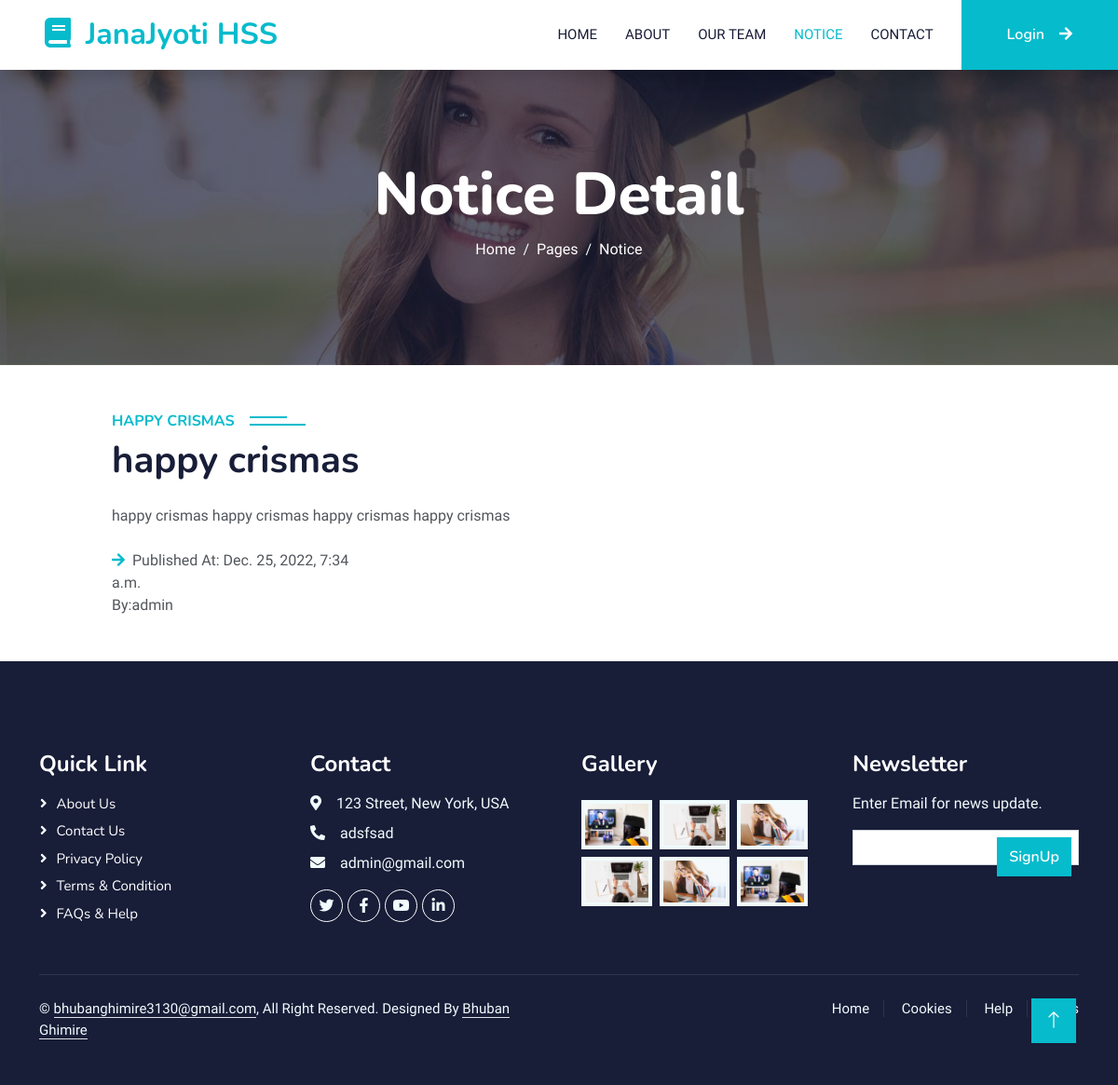
Screenshot of /notice/2/detail with the database file from the repository.
### notice/models.py (models this page shows, shortened)
class Notice(models.Model):
    title = models.CharField(max_length=250)
    sub_title = models.CharField(max_length=250)
    description = models.TextField()
    created_by = models.ForeignKey(User, on_delete=models.CASCADE)
    publish_date = models.DateTimeField()
    created_at = models.DateTimeField(auto_now_add=True)
    updated_at = models.DateTimeField(auto_now=True)
    class Meta:
        ordering = ['-id']

### accounts/models.py (models this page shows, shortened)
class User(AbstractBaseUser, PermissionsMixin):
    id = models.BigAutoField(auto_created=True, primary_key=True, serialize=False, verbose_name='ID')
    email = models.EmailField(max_length=40, unique=True)
    name = models.CharField(max_length=30, blank=True)
    user_type = models.ForeignKey(ConfigChoice, on_delete=models.SET_NULL, null=True, blank=True)
    is_active = models.BooleanField(default=True)
    is_visible = models.BooleanField(default=False)
    is_staff = models.BooleanField(default=False)
    date_joined = models.DateField(auto_now_add=True)
    objects = UserManager()
    USERNAME_FIELD = 'email'
    REQUIRED_FIELDS = ['name']
    class Meta:
        db_table = "login"
        ordering = ('name',)
        verbose_name_plural = "USER"
    def __str__(self):
        return self.name

### administration/models.py (models this page shows, shortened)
class About(models.Model):
    logo = models.ImageField(upload_to="logo")
    about_image = models.ImageField(upload_to="about")
    name = models.TextField(max_length=250)
    description = models.TextField()
    phone = models.TextField()
    email = models.EmailField()
    country = models.CharField(max_length=250)
    district = models.CharField(max_length=250)
    city = models.CharField(max_length=250)
    contact_description = models.TextField()
    created_at = models.DateTimeField(auto_now_add=True)
    updated_at = models.DateTimeField(auto_now=True)
    facebook = models.URLField()
    linkedin = models.URLField(blank=True)
    youtube = models.URLField(blank=True)

### notice/views.py (the view)
# urls.py: path("<int:pk>/detail", views.NoticeDetailView.as_view(), name="notice_detail"),
class NoticeDetailView(DetailView):
    model = Notice
    template_name = "main/noticedetail.html"
    context_object_name = "notice_object"

### notice/forms.py
class SubscriberForm(forms.ModelForm):
    class Meta:
        model = Subscriber
        fields = "__all__"
        labels = {
            "email":"",
        }

### administration/context_processor.py (called while the page is built)
def About(request):
    about=ab.objects.all().first()
    form = SubscriberForm()
    return {'about': about, "form": form}

### templates/main/noticedetail.html
{%  extends 'base.html' %}
{% load widget_tweaks %}
{%  load static %}
 {%  block navbar %}
                <a href="{%  url 'home' %}" class="nav-item nav-link ">Home</a>
                <a href="{% url 'about' %}" class="nav-item nav-link">About</a>
                <a href="{% url 'team' %}" class="nav-item nav-link">Our Team</a>
                <a href="{% url 'notice' %}" class="nav-item nav-link active">Notice</a>
                <a href="{% url 'contact' %}" class="nav-item nav-link">Contact</a>
 {% endblock %}
{%  block body %}
    <div class="container-fluid bg-primary py-5 mb-5 page-header">
        <div class="container py-5">
            <div class="row justify-content-center">
                <div class="col-lg-10 text-center">
                    <h1 class="display-3 text-white animated slideInDown">Notice Detail</h1>
                    <nav aria-label="breadcrumb">
                        <ol class="breadcrumb justify-content-center">
                            <li class="breadcrumb-item"><a class="text-white" href="#">Home</a></li>
                            <li class="breadcrumb-item"><a class="text-white" href="#">Pages</a></li>
                            <li class="breadcrumb-item text-white active" aria-current="page">Notice</li>
                        </ol>
                    </nav>
                </div>
            </div>
        </div>
    </div>
   <section style="margin-left: 10%">
   <div class="col-lg-6 wow fadeInUp" data-wow-delay="0.3s">
                    <h6 class="section-title bg-white text-start text-primary pe-3">{{ notice_object.title }}</h6>
                    <h1 class="mb-4">{{ notice_object.sub_title }}</h1>
                    <p class="mb-4"> {{ notice_object.description }}</p>
                    <div class="row gy-2 gx-4 mb-4">
                        <div class="col-sm-6">
                            <p class="mb-0"><i class="fa fa-arrow-right text-primary me-2"></i>Published At: {{notice_object.publish_date}} <br> By:{{notice_object.created_by}}</p>
                        </div>
                    </div>
                </div>
</section>
{%  endblock %}

### templates/base.html (shortened to what this page needs)
<!DOCTYPE html>
{% load  static %}
{% load crispy_forms_tags %}
<html lang="en">
<head>
    <link href="https://cdnjs.cloudflare.com/ajax/libs/font-awesome/5.10.0/css/all.min.css" rel="stylesheet">
    <link href="https://cdn.jsdelivr.net/npm/bootstrap-icons@1.4.1/font/bootstrap-icons.css" rel="stylesheet">
    <link href="{% static 'lib/animate/animate.min.css' %}" rel="stylesheet">
    <link href="{% static 'lib/owlcarousel/assets/owl.carousel.min.css' %}" rel="stylesheet">
    <link href="{% static 'css/bootstrap.min.css' %}" rel="stylesheet">
    <link href="{% static 'css/style.css' %}" rel="stylesheet">
</head>
<body>
    <nav class="navbar navbar-expand-lg bg-white navbar-light shadow sticky-top p-0">
        <a href="{%  url 'home' %}" class="navbar-brand d-flex align-items-center px-4 px-lg-5">
            <h2 class="m-0 text-primary"><i class="fa fa-book me-3"></i>JanaJyoti HSS</h2>
        </a>
        <div class="collapse navbar-collapse" id="navbarCollapse">
            <div class="navbar-nav ms-auto p-4 p-lg-0">
                {%  block navbar %}
                {% endblock %}
            </div>
            <a href="{%  url 'login' %}" class="btn btn-primary py-4 px-lg-5 d-none d-lg-block">Login<i class="fa fa-arrow-right ms-3"></i></a>
        </div>
    </nav>
 {%  block body %}
    {%  endblock %}
    <div class="container-fluid bg-dark text-light footer pt-5 mt-5 wow fadeIn" data-wow-delay="0.1s">
        <div class="container py-5">
            <div class="row g-5">
                <div class="col-lg-3 col-md-6">
                    <h4 class="text-white mb-3">Quick Link</h4>
                    <a class="btn btn-link" href="">About Us</a>
                    <a class="btn btn-link" href="">Contact Us</a>
                    <a class="btn btn-link" href="">Privacy Policy</a>
                    <a class="btn btn-link" href="">Terms & Condition</a>
                    <a class="btn btn-link" href="">FAQs & Help</a>
                </div>
                <div class="col-lg-3 col-md-6">
                    <h4 class="text-white mb-3">Contact</h4>
                    <p class="mb-2"><i class="fa fa-map-marker-alt me-3"></i>123 Street, New York, USA</p>
                    <p class="mb-2"><i class="fa fa-phone-alt me-3"></i>{{ about.phone }}</p>
                    <p class="mb-2"><i class="fa fa-envelope me-3"></i>{{ about.email }}</p>
                    <div class="d-flex pt-2">
                        <a class="btn btn-outline-light btn-social" href="#" target="_blank"><i class="fab fa-twitter"></i></a>
                        <a class="btn btn-outline-light btn-social" href="{{ about.facebook }}" target="_blank"><i class="fab fa-facebook-f"></i></a>
                        <a class="btn btn-outline-light btn-social" href="{{ about.youtube }}" target="_blank"><i class="fab fa-youtube"></i></a>
                        <a class="btn btn-outline-light btn-social" href="{{ about.linkedin }}" target="_blank"><i class="fab fa-linkedin-in"></i></a>
                    </div>
                </div>
                <div class="col-lg-3 col-md-6">
                    <h4 class="text-white mb-3">Gallery</h4>
                    <div class="row g-2 pt-2">
                        <div class="col-4">
                            <img class="img-fluid bg-light p-1" src="{% static 'img/course-1.jpg' %}" alt="">
                        </div>
                        <div class="col-4">
                            <img class="img-fluid bg-light p-1" src="{% static 'img/course-2.jpg' %}" alt="">
                        </div>
                        <div class="col-4">
                            <img class="img-fluid bg-light p-1" src="{% static 'img/course-3.jpg' %}" alt="">
                        </div>
                        <div class="col-4">
                            <img class="img-fluid bg-light p-1" src="{% static 'img/course-2.jpg' %}" alt="">
                        </div>
                        <div class="col-4">
                            <img class="img-fluid bg-light p-1" src="{% static 'img/course-3.jpg' %}" alt="">
                        </div>
                        <div class="col-4">
                            <img class="img-fluid bg-light p-1" src="{% static 'img/course-1.jpg' %}" alt="">
                        </div>
                    </div>
                </div>
                <div class="col-lg-3 col-md-6">
                    <form action="{% url 'subscriber' %}" method="POST">
                    <h4 class="text-white mb-3">Newsletter</h4>
                    <p>Enter Email for news update.</p>
                    <div class="position-relative mx-auto" style="max-width: 400px;">
                        {{ form.email |as_crispy_field }}
                        <button type="submit" class="btn btn-primary py-2 position-absolute top-0 end-0 mt-2 me-2">SignUp</button>
                    </div>
                    </form>
                </div>
            </div>
        </div>
        <div class="container">
            <div class="copyright">
                <div class="row">
                    <div class="col-md-6 text-center text-md-start mb-3 mb-md-0">
                        &copy; <a class="border-bottom" href="http://bhubanghimire.pythonanywhere.com/" target="_blank">bhubanghimire3130@gmail.com</a>, All Right Reserved.
                        Designed By <a class="border-bottom" href="http://bhubanghimire.pythonanywhere.com/" target="_blank">Bhuban Ghimire</a><br><br>
                    </div>
                    <div class="col-md-6 text-center text-md-end">
                        <div class="footer-menu">
                            <a href="{%  url 'home' %}">Home</a>
                            <a href="">Cookies</a>
                            <a href="">Help</a>
                            <a href="">FQAs</a>
                        </div>
                    </div>
                </div>
            </div>
        </div>
    </div>
    <a href="#" class="btn btn-lg btn-primary btn-lg-square back-to-top"><i class="bi bi-arrow-up"></i></a>
</body>
</html>

### static/css/style.css (style rules this page uses)
:root { --primary: #06BBCC; --light: #F0FBFC; --dark: #181d38; }
.back-to-top { position: fixed; display: none; right: 45px; bottom: 45px; z-index: 99; }
.btn { font-family: 'Nunito', sans-serif; font-weight: 600; transition: .5s; }
.btn.btn-primary, .btn.btn-secondary { color: #FFFFFF; }
.btn-lg-square { width: 48px; height: 48px; }
.btn-square, .btn-sm-square, .btn-lg-square { padding: 0; display: flex; align-items: center; justify-content: center; font-weight: normal; border-radius: 0px; }
.navbar-light .navbar-nav .nav-link { margin-right: 30px; padding: 25px 0; color: #FFFFFF; font-size: 15px; text-transform: uppercase; outline: none; }
.navbar-light .navbar-nav .nav-link:hover, .navbar-light .navbar-nav .nav-link.active { color: var(--primary); }
.navbar-light .navbar-brand, .navbar-light a.btn { height: 75px; }
.navbar-light .navbar-nav .nav-link { color: var(--dark); font-weight: 500; }
.navbar-light.sticky-top { top: -100px; transition: .5s; }
.page-header { background: linear-gradient(rgba(24, 29, 56, .7), rgba(24, 29, 56, .7)), url(../img/carousel-1.jpg); background-position: center center; background-repeat: no-repeat; background-size: cover; }
.breadcrumb-item + .breadcrumb-item::before { color: var(--light); }
.section-title { position: relative; display: inline-block; text-transform: uppercase; }
.section-title::before { position: absolute; content: ""; width: calc(100% + 80px); height: 2px; top: 4px; left: -40px; background: var(--primary); z-index: -1; }
.section-title::after { position: absolute; content: ""; width: calc(100% + 120px); height: 2px; bottom: 5px; left: -60px; background: var(--primary); z-index: -1; }
.section-title.text-start::before { width: calc(100% + 40px); left: 0; }
.section-title.text-start::after { width: calc(100% + 60px); left: 0; }
.footer .btn.btn-social { margin-right: 5px; width: 35px; height: 35px; display: flex; align-items: center; justify-content: center; color: var(--light); font-weight: normal; border: 1px solid #FFFFFF; border-radius: 35px; transition: .3s; }
.footer .btn.btn-link { display: block; margin-bottom: 5px; padding: 0; text-align: left; color: #FFFFFF; font-size: 15px; font-weight: normal; text-transform: capitalize; transition: .3s; }
.footer .btn.btn-link::before { position: relative; content: "\f105"; font-family: "Font Awesome 5 Free"; font-weight: 900; margin-right: 10px; }
.footer .copyright { padding: 25px 0; font-size: 15px; border-top: 1px solid rgba(256, 256, 256, .1); }
.footer .copyright a { color: var(--light); }
.footer .footer-menu a { margin-right: 15px; padding-right: 15px; border-right: 1px solid rgba(255, 255, 255, .1); }
.footer .footer-menu a:last-child { margin-right: 0; padding-right: 0; border-right: none; }

### rows the page displays
Notice: title "HAPPY CRISMAS", sub_title "happy crismas", description "happy crismas happy crismas happy crismas happy crismas", publish_date "Dec. 25, 2022, 7:34 a.m.", created_by "admin"
About: phone "adsfsad", email "admin@gmail.com"
